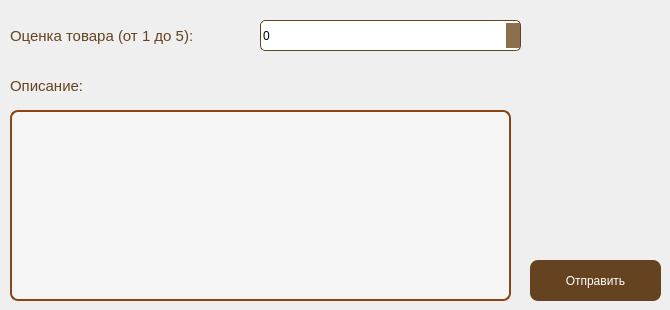
         <widget class="QWidget" name="tab_reviews">
          <attribute name="title">
           <string>Отзывы</string>
          </attribute>
          <widget class="QLabel" name="label_rating">
           <property name="geometry">
            <rect>
             <x>10</x>
             <y>20</y>
             <width>231</width>
             <height>31</height>
            </rect>
           </property>
           <property name="font">
            <font>
             <pointsize>11</pointsize>
            </font>
           </property>
           <property name="styleSheet">
            <string notr="true">color: #654321;
</string>
           </property>
           <property name="text">
            <string>Оценка товара (от 1 до 5):</string>
           </property>
          </widget>
          <widget class="QSpinBox" name="spinBox_rating">
           <property name="geometry">
            <rect>
             <x>260</x>
             <y>20</y>
             <width>261</width>
             <height>31</height>
            </rect>
           </property>
           <property name="styleSheet">
            <string notr="true">QSpinBox {
    border: 1px solid #654321;  /* Темно-коричневая граница */
    border-radius: 5px;         /* Закругленные углы */
}

QSpinBox::up-button {
    background-color: #8c6f4f;  /* Светло-коричневая кнопка */
    border: none;               /* Без рамки вокруг кнопки */
}

QSpinBox::down-button {
    background-color: #8c6f4f;  /* Светло-коричневая кнопка */
    border: none;               /* Без рамки вокруг кнопки */
}

QSpinBox::up-button:hover,
QSpinBox::down-button:hover {
    background-color: #a68b6a;  /* Немного более темный коричневый при наведении */
}
</string>
           </property>
          </widget>
          <widget class="QLabel" name="label_description">
           <property name="geometry">
            <rect>
             <x>10</x>
             <y>70</y>
             <width>91</width>
             <height>31</height>
            </rect>
           </property>
           <property name="font">
            <font>
             <pointsize>11</pointsize>
            </font>
           </property>
           <property name="styleSheet">
            <string notr="true">color: #654321;
</string>
           </property>
           <property name="text">
            <string>Описание:</string>
           </property>
          </widget>
          <widget class="QLineEdit" name="lineEdit_description">
           <property name="geometry">
            <rect>
             <x>10</x>
             <y>110</y>
             <width>501</width>
             <height>191</height>
            </rect>
           </property>
           <property name="styleSheet">
            <string notr="true">QLineEdit {
    border: 2px solid #8B4513;
    border-radius: 8px;
    padding: 5px;
    background-color: #F5F5F5;
    color: #333333;
}

QLineEdit::placeholder {
    color: rgba(51, 51, 51, 0.5);
    font-style: italic;
}

QLineEdit:focus {
    border: 2px solid #A0522D;
    background-color: #FFFFFF;
}</string>
           </property>
          </widget>
          <widget class="QPushButton" name="btn_submit">
           <property name="geometry">
            <rect>
             <x>530</x>
             <y>260</y>
             <width>131</width>
             <height>41</height>
            </rect>
           </property>
           <property name="styleSheet">
            <string notr="true">QPushButton:enabled {
    background-color: #654321;
    color: white;
    border-radius: 8px;
}

QPushButton:disabled {
    background-color: rgba(160, 82, 45, 0.5);
    color: rgba(255, 255, 255, 0.5);
    border-radius: 8px;
}
</string>
           </property>
           <property name="text">
            <string>Отправить</string>
           </property>
          </widget>
         </widget>
